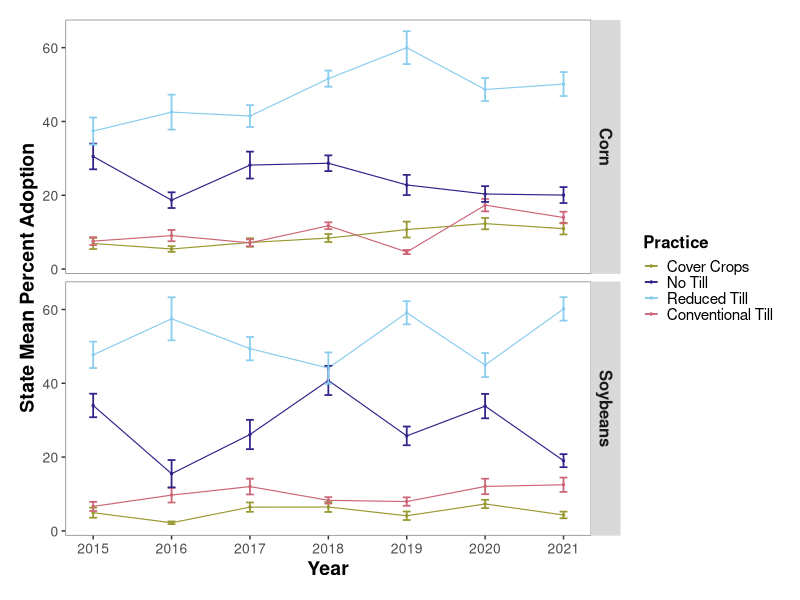
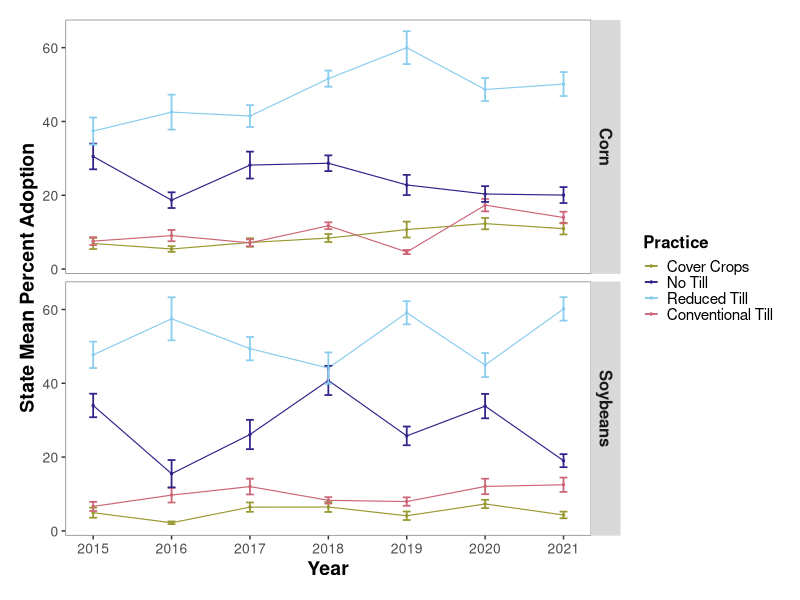

Source code (R) for these figures, in order: (Note: this script raises an error after producing the figures.)
# OpTIS adoption rate information for Illinois and New York aggregated by counties 2015-2021.
# Data shared with AFT from Regrow analysis.
# Column "kpi_name" gives different types of land use areas, with "area" meaning the 
# analyzed acres of the county, tillage type/ cover crop / etc.
# units are ACRES

# load packages
library(reshape2) # for dcast()
library(ggplot2)
library(dplyr)


# to update data, run "download data.R"


# standard error
se <- function(x){sd(x)/(sqrt(length(x)))}

# load the data
datny <- read.csv("data/optis/datny_cleanlong.csv")




# what are the state average adoption rates by year and crop
means_cropyear <- datny %>% 
                group_by(year, crop_name, variable) %>%
                summarize(Mean = mean(value), se=se(value))
                          

# # what are the state average adoption rates by year (across all crops)
means_year <- datny%>%
              group_by(year, variable) %>%
              summarize(Mean = mean(value))

# what are the state average adoption rates across all available years (2015-2021) per crop?
means_crop <- datny%>%
                    group_by(crop_name, variable) %>%
                    summarize(Mean = mean(value), se=se(value))

# what are the state average adoption rates across MOST RECENT 4 YEARS 2018-2021?  
# note results not all that different between means_crop and means_crop_1821, means_crop_1821 a little higher in some cases
# for now, will report most recent data:
means_crop_1821 <- datny%>%
              filter(year>2017) %>%
              group_by(crop_name, variable) %>%
              summarize(Mean = mean(value), se=se(value))

means_1821 <- datny%>%  # across all acrops
  filter(year>2017) %>%
  group_by(variable) %>%
  summarize(Mean = mean(value), se=se(value))

means_1821[means_1821$variable=="perc_nt", "Mean"] + means_1821[means_1821$variable=="perc_rt", "Mean"] #77.6
(means_1821[means_1821$variable=="perc_nt", "se"] + means_1821[means_1821$variable=="perc_rt", "se"])/2 # 1.14


# what are the state average adoption rates across all years and crops
means_global <- datny%>%
                group_by(variable) %>%
                summarize(Mean = mean(value), se = se(value))


# plots for mean adoption rates

windows(xpinch=200, ypinch=200, width=5, height=5)


# State mean change over time
# facet by crop

pal4 <- c("#999933", "#332288", "#88ccee",  "#cc6677")


ggplot(data=means_cropyear, aes(x=year, y=Mean, group=variable)) +
  geom_line(aes(color=variable), linewidth=0.4) +
  geom_point(aes(color=variable), size=0.5) +
  geom_errorbar(aes(ymin=Mean-se, ymax=Mean+se, color=variable), width=0.1, linewidth=0.6) +
  scale_color_manual(values=pal4, 
                     name="Practice",
                     breaks=c("perc_cc", "perc_nt", "perc_rt", "perc_ct"),
                     labels=c("Cover Crops", "No Till", "Reduced Till", "Conventional Till")) +
  facet_grid(rows=vars(crop_name)) + 
  scale_x_continuous(breaks=seq(2015,2021, 1), name="Year") +
  ylab("State Mean Percent Adoption") +
  theme(
        panel.grid.minor=element_blank(), 
        panel.grid.major=element_blank() ,
        axis.text.x=element_text(size=10),
        axis.text.y=element_text(size=10),
        axis.title.x=element_text(size=14, face="bold"),
        axis.title.y=element_text(size=14, face="bold"),
        panel.background = element_rect(fill = 'white') ,
        panel.border=element_rect(color="grey50", fill=NA, linewidth=0.5),
        strip.text=element_text(size=12, face="bold"),
        legend.text=element_text(size=11),
        legend.title=element_text(size=12, face="bold"),
        plot.margin = unit(c(0.5,0.5,0.5,0.5), "cm"),
        legend.key=element_rect(fill="white"),
        legend.key.size = unit(0.4, "cm")
  )	 

ggsave("plots/state_rates_15-21_NY.png", width=6, height=4, dpi=300)


library(lme4)
# rate of change - all practices together
summary(lm(value~year*variable + county + crop_name, data=datny))
mem <- lmer(value~year*variable + crop_name + (1|county), data=datny)
isSingular(mem)
summary(lm(value~year, data=datny))
summary(lm(value~year*variable, data=datny))
summary(lm(value~year + crop_name, data=datny))
summary(lm(value~year + county, data=datny))
summary(lm(value~year*variable + crop_name, data=datny)) # no improvement with crop_name
summary(lm(value~year*variable + county, data=datny)) # no improvement with county

# rate of change - cover crops
summary(lm(value~year, data=datny[datny$variable %in% "perc_cc",])) # R2 only 0.04, p is sig., slope=0.71
summary(lm(value~year + county, data=datny[datny$variable %in% "perc_cc",])) # improves R2 to 0.45, slope=0.49
# Call:
#   lm(formula = value ~ year + county, data = datny[datny$variable %in% 
#                                                      "perc_cc", ])
# 
# Residuals:
#   Min       1Q   Median       3Q      Max 
# -12.4227  -3.0766  -0.6906   2.4074  17.7418 
# 
# Coefficients:
#   Estimate Std. Error t value Pr(>|t|)    
# (Intercept)       -941.9543   295.1986  -3.191 0.001574 ** 
#   year                 0.4861     0.1461   3.327 0.000991 ***
#   countyAllegany     -35.2726     5.5853  -6.315 1.01e-09 ***
#   countyBroome       -30.8253     5.6398  -5.466 9.95e-08 ***
#   countyCattaraugus  -34.4396     5.4400  -6.331 9.25e-10 ***
#   countyCayuga       -29.1709     5.4582  -5.344 1.84e-07 ***
#   countyChautauqua   -32.8586     5.4809  -5.995 6.03e-09 ***
#   countyChemung      -31.2783     5.5417  -5.644 3.95e-08 ***
#   countyChenango     -29.8164     5.7212  -5.212 3.56e-07 ***
#   countyClinton      -36.7966     6.0539  -6.078 3.82e-09 ***
#   countyColumbia     -28.0567     5.4781  -5.122 5.53e-07 ***
#   countyCortland     -31.7973     5.4809  -5.802 1.72e-08 ***
#   countyDelaware     -12.9795     6.0258  -2.154 0.032067 *  
#   countyDutchess     -28.9079     5.6407  -5.125 5.45e-07 ***
#   countyErie         -33.2876     5.4094  -6.154 2.51e-09 ***
#   countyFranklin     -36.3657     6.0258  -6.035 4.85e-09 ***
#   countyFulton       -36.7273     6.0327  -6.088 3.62e-09 ***
#   countyGenesee      -33.3265     5.4575  -6.107 3.26e-09 ***
#   countyHerkimer     -35.4562     5.5374  -6.403 6.12e-10 ***
#   countyJefferson    -30.7542     5.4094  -5.685 3.18e-08 ***
#   countyLewis        -32.0727     5.5068  -5.824 1.52e-08 ***
#   countyLivingston   -35.8876     5.4094  -6.634 1.60e-10 ***
#   countyMadison      -33.0956     5.4094  -6.118 3.06e-09 ***
#   countyMontgomery   -32.5864     5.5393  -5.883 1.11e-08 ***
#   countyOneida       -33.9192     5.4400  -6.235 1.59e-09 ***
#   countyOnondaga     -29.1148     5.4094  -5.382 1.52e-07 ***
#   countyOntario      -34.5744     5.4232  -6.375 7.18e-10 ***
#   countyOrange       -31.1571     5.5379  -5.626 4.34e-08 ***
#   countyOswego       -33.4570     5.5400  -6.039 4.74e-09 ***
#   countyOtsego       -36.4511     5.5386  -6.581 2.18e-10 ***
#   countyRensselaer   -24.0225     5.5812  -4.304 2.29e-05 ***
#   countySaratoga     -25.4981     5.5863  -4.564 7.41e-06 ***
#   countySchoharie    -31.3813     5.7255  -5.481 9.20e-08 ***
#   countySchuyler     -37.8028     6.3916  -5.914 9.36e-09 ***
#   countySeneca       -37.2775     7.3813  -5.050 7.81e-07 ***
#   countySteuben      -36.1421     5.4569  -6.623 1.70e-10 ***
#   countySuffolk        4.3744     6.3912   0.684 0.494237    
# countySullivan     -24.6540     6.0327  -4.087 5.67e-05 ***
#   countyTioga        -32.5996     5.5874  -5.834 1.44e-08 ***
#   countyTompkins     -31.7821     5.4239  -5.860 1.26e-08 ***
#   countyUlster       -32.5760     6.3949  -5.094 6.32e-07 ***
#   countyWashington   -22.0530     5.6407  -3.910 0.000115 ***
#   countyWyoming      -33.3143     5.4094  -6.159 2.44e-09 ***
#   ---
#   Signif. codes:  0 ‘***’ 0.001 ‘**’ 0.01 ‘*’ 0.05 ‘.’ 0.1 ‘ ’ 1
# 
# Residual standard error: 5.218 on 290 degrees of freedom
# Multiple R-squared:  0.5229,	Adjusted R-squared:  0.4538 
# F-statistic: 7.567 on 42 and 290 DF,  p-value: < 2.2e-16

# slope means that cc adoption is increasing by 0.5% per year (percent data are in %, not decimal, so 0.5 is not 50% it's 0.5%). trend is significant (i.e. not zero)
# 0.48% +/-0.14
# which looks about right given the plot above.
# at this rate we will reach 50% adoption in year ___?
# according to means_1821 NY cover crop adoption is at 8.6% (+/- 0.6).
# increasing by 0.5% per year
(50-8.6)/0.5  # 82.8 years to get to 50%.
2024 + 83 # 2066

# rate of change - no till
# summary(lm(value~year, data=datny[datny$variable %in% "perc_nt",])) # R2 only 0.02, p is sig., slope=-1.53
summary(lm(value~year + county, data=datny[datny$variable %in% "perc_nt",])) # improves R2 to 0.5, slope=-1.53

# Call:
#   lm(formula = value ~ year + county, data = datny[datny$variable %in% 
#                                                      "perc_nt", ])
# 
# Residuals:
#   Min      1Q  Median      3Q     Max 
# -33.511  -6.999  -0.606   7.260  38.771 
# 
# Coefficients:
#   Estimate Std. Error t value Pr(>|t|)    
# (Intercept)       1646.9891   703.7547   2.340 0.019992 *  
#   year                -0.8051     0.3487  -2.309 0.021715 *  
#   countyBroome         1.1276     6.2622   0.180 0.857237    
# countyCattaraugus   -0.3889     5.1902  -0.075 0.940319    
# countyCayuga        17.8050     5.2960   3.362 0.000885 ***
#   countyChautauqua     3.0314     5.2959   0.572 0.567521    
# countyChemung        2.3739     5.5697   0.426 0.670288    
# countyChenango       0.5856     6.6396   0.088 0.929785    
# countyCortland       3.6937     5.2960   0.697 0.486118    
# countyDelaware      -4.5468     7.9975  -0.569 0.570144    
# countyErie          12.6201     5.0186   2.515 0.012491 *  
#   countyFranklin     -19.3569     9.4259  -2.054 0.040972 *  
#   countyFulton       -15.9407     6.6499  -2.397 0.017198 *  
#   countyGenesee        6.9850     5.5714   1.254 0.211012    
# countyHerkimer       0.2275     5.2959   0.043 0.965760    
# countyJefferson     -4.6339     5.0186  -0.923 0.356644    
# countyLewis         -3.6812     5.1900  -0.709 0.478756    
# countyLivingston    11.0066     5.1904   2.121 0.034864 *  
#   countyMadison       -4.3646     5.0186  -0.870 0.385233    
# countyMontgomery   -12.6397     5.7511  -2.198 0.028805 *  
#   countyOneida        -4.0162     5.0186  -0.800 0.424260    
# countyOnondaga      17.1861     5.0186   3.424 0.000711 ***
#   countyOntario       11.5565     5.0984   2.267 0.024194 *  
#   countyOrange       -14.3207     5.7538  -2.489 0.013412 *  
#   countyOswego        16.8290     5.5726   3.020 0.002768 ** 
#   countyOtsego         6.8866     5.4216   1.270 0.205090    
# countySchoharie    -19.3436     6.6396  -2.913 0.003873 ** 
#   countySchuyler      21.0471     9.4014   2.239 0.025983 *  
#   countySeneca        23.6785    12.7525   1.857 0.064424 .  
# countySteuben        0.3441     5.0986   0.067 0.946247    
# countySullivan      -8.0788     7.1743  -1.126 0.261125    
# countyTioga          9.4260     5.5702   1.692 0.091750 .  
# countyTompkins      11.8265     5.0986   2.320 0.021106 *  
#   countyWyoming       15.1043     5.1904   2.910 0.003913 ** 
#   ---
#   Signif. codes:  0 ‘***’ 0.001 ‘**’ 0.01 ‘*’ 0.05 ‘.’ 0.1 ‘ ’ 1
# 
# Residual standard error: 12.12 on 272 degrees of freedom
# Multiple R-squared:  0.4188,	Adjusted R-squared:  0.3483 
# F-statistic:  5.94 on 33 and 272 DF,  p-value: < 2.2e-16



# slope means that nt adoption is DECREASING on average by 0.80% (+/- 0.3) per year.  trend is significant (i.e. not zero)


# rate of change - reduced till
# summary(lm(value~year, data=datny[datny$variable %in% "perc_rt",])) # R2 only 0.02, p is sig., slope=1.21
summary(lm(value~year + county, data=datny[datny$variable %in% "perc_rt",])) # improves R2 to 0.27, slope=1.21
# slope means that rt adoption is increasing on average by 1.2% per year.  trend is significant (i.e. not zero)
# which looks about right given the plot above.
# at this rate we will reach 50% adoption in year ___?
# according to means_global NY rt adoption is at 39.9% (+/- 0.41).
# according to means_1821 rt adoption is at 41.3 (+/- 0.55)
# increasing by 1.14% per year
(50-41.3)/1.14  # 8 years to get to 50% adoption 
2023+8 # 2031

# rate of change - conventional till
summary(lm(value~year + county, data=datny[datny$variable %in% "perc_ct",])) # improves R2 to 0.30, slope=1.12

# Call:
#   lm(formula = value ~ year + county, data = datny[datny$variable %in% 
#                                                      "perc_ct", ])
# 
# Residuals:
#   Min      1Q  Median      3Q     Max 
# -15.033  -3.827  -1.008   2.903  25.249 
# 
# Coefficients:
#   Estimate Std. Error t value Pr(>|t|)    
# (Intercept)       -2251.9374   392.1329  -5.743 2.60e-08 ***
#   year                  1.1228     0.1943   5.777 2.17e-08 ***
#   countyBroome          7.3783     3.6840   2.003  0.04624 *  
#   countyCattaraugus    -1.0363     3.1455  -0.329  0.74209    
# countyCayuga         -6.9427     3.1980  -2.171  0.03084 *  
#   countyChautauqua      1.3824     3.1983   0.432  0.66595    
# countyChemung         4.4590     3.3350   1.337  0.18238    
# countyChenango       -6.3920     3.8747  -1.650  0.10022    
# countyCortland       -2.7889     3.1988  -0.872  0.38410    
# countyDelaware       -1.5170     4.5794  -0.331  0.74071    
# countyErie           -6.8526     3.0619  -2.238  0.02607 *  
#   countyFranklin      -14.7930     4.5919  -3.222  0.00144 ** 
#   countyFulton        -10.0340     5.3043  -1.892  0.05965 .  
# countyGenesee        -2.3228     3.3368  -0.696  0.48697    
# countyHerkimer       -6.8874     3.2618  -2.112  0.03568 *  
#   countyJefferson       1.6784     3.0619   0.548  0.58405    
# countyLewis          -1.2061     3.2016  -0.377  0.70668    
# countyLivingston     -2.6337     3.1476  -0.837  0.40350    
# countyMadison        -4.9914     3.0619  -1.630  0.10428    
# countyMontgomery    -10.0835     3.4261  -2.943  0.00354 ** 
#   countyOneida         -4.2883     3.0619  -1.401  0.16254    
# countyOnondaga       -6.9712     3.0619  -2.277  0.02362 *  
#   countyOntario        -4.3600     3.1009  -1.406  0.16091    
# countyOrange        -12.3236     4.1479  -2.971  0.00325 ** 
#   countyOswego         -6.4035     3.3379  -1.918  0.05616 .  
# countyOtsego         -7.2654     3.2618  -2.227  0.02678 *  
#   countySchoharie     -11.3261     4.1479  -2.731  0.00676 ** 
#   countySchuyler        0.1892     5.3138   0.036  0.97162    
# countySeneca         -3.4476     7.0987  -0.486  0.62761    
# countySteuben         1.7405     3.1006   0.561  0.57505    
# countySullivan        2.1254     4.1500   0.512  0.60899    
# countyTioga           1.0671     3.3328   0.320  0.74910    
# countyTompkins       -3.0532     3.1006  -0.985  0.32569    
# countyWyoming        -9.7692     3.1993  -3.054  0.00250 ** 
#   ---
#   Signif. codes:  0 ‘***’ 0.001 ‘**’ 0.01 ‘*’ 0.05 ‘.’ 0.1 ‘ ’ 1
# 
# Residual standard error: 6.613 on 259 degrees of freedom
# Multiple R-squared:  0.3783,	Adjusted R-squared:  0.2991 
# F-statistic: 4.777 on 33 and 259 DF,  p-value: 1.785e-13



# slope means that ct adoption is increasing on average by 1.1% (+/-0.2) per year.  trend is significant (i.e. not zero)
# which looks about right given the plot above.
# at this rate we will reach 50% adoption in year ___?
# according to means_global NY conventional till adoption is at 15.3% (+/-0.36).
# According to means_1821 conventional till adoption is at 17.0% (+/- 0.50)
# increasing by 0.78% per year
(50-17)/0.78  # 42 years to get to 50% adoption
2023+42 # 2065














# which counties have at least 5 years of consecutive measurements?
# work with a subset of data
subs <- datw[,c(1,2,5,4)]
# 
subs <- subs %>%
  group_by(state, county, crop_name) %>%
  mutate(con_yrs = cumsum(c(1, diff(year)>1))) %>%  # make col that is "1" for consecutive years, 2 if non-consecutive years
  group_by(state, county, crop_name, con_yrs) %>% # group by new column
  mutate(start = min(year), end = max(year), diff=end - start) # list first and last year of consecutive groups

# join back together with rest of data
datw2 <- left_join(datw, subs) %>%
  filter(diff>4) # only keep county-crop-years with at least 5 years consecutive data 2015-2021
# removes 102 county-crop-years
ggplot(data=datw2, aes(y=perc_cc, x=year, group=county)) +
  geom_line(aes(color=county), show.legend=F) + #, position="jitter", size=0.5) +
  facet_grid(rows=vars(crop_name), cols=vars(state))
unique(datw2$diff)

sum(is.na(datw$perc_cc))
sum(is.na(datw$acres))
sum(is.na(datw$cc.acres))
test <- datw[rowSums(is.na(datw))>0,]
# turns out that we create NAs for counties where certain kpi_names are not measured
# for that county that year that crop
# so need to do the subs code above for each kpi_name